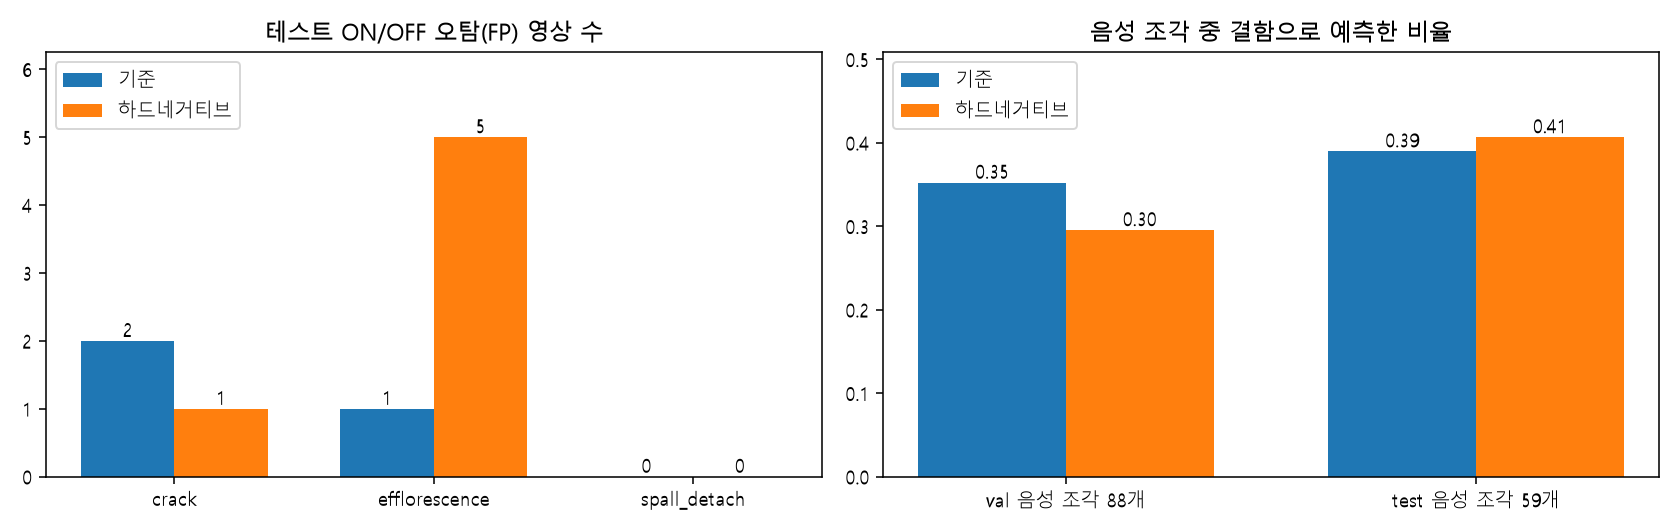

Recreate this plot in Python.
"""3주차 심화 ③ 평가: 하드네거티브를 넣고 다시 학습한 모델(runs/step3_hn)이 오탐을 줄였는가.

  python week3/adv_eval_run.py --run step3_hn --tag hn      # (먼저 — 본 실험과 같은 절차, 검증셋 임계값)
  python week3/adv3_hn_eval.py                               # → adv3_hn_eval.md · adv3_hn_eval.png
비교 대상은 기준 실험(seed 42, 같은 설정 · 같은 시드, 데이터만 다름)과 시드 3개 평균(⑤ — 시드 차이만으로 생기는 변동 폭 참고).
오탐 측정 ① 테스트 ON/OFF의 FP  ② 평가 전용 음성 조각(val · test 영상에서 라벨과 겹치지 않는 조각, 학습 · 선택에 안 씀)
  중 각 모델의 검증 임계값 이상 예측이 나온 조각 비율.
"""
import _use_venv  # noqa: F401  (반드시 첫 줄: Step 3 전용 가상환경으로 다시 실행)

import json
from pathlib import Path

import matplotlib.pyplot as plt
import numpy as np

from w3 import CLASS_LIST, IMGSZ, PRED_CONF, ROOT, SPLIT_ROOT, WEEK3, load_model, use_weights

NEG_EVAL = SPLIT_ROOT.parent / "crack-seg-neg-eval"


def neg_fp(run, thr):
    use_weights(ROOT / "runs" / run / "weights" / "best.pt", f"neg_{run}")
    model = load_model()
    out = {}
    for split in ("val", "test"):
        files = sorted((NEG_EVAL / split).glob("*.jpg"))
        hit = np.zeros(3, int)
        anyhit = 0
        for f in files:
            r = model.predict(str(f), imgsz=IMGSZ, conf=PRED_CONF, verbose=False)[0]
            on = set(int(c) for c, s in zip(r.boxes.cls.cpu().numpy(), r.boxes.conf.cpu().numpy())
                     if s >= thr[CLASS_LIST[int(c)]])
            for c in on:
                hit[c] += 1
            anyhit += bool(on)
        out[split] = {"n": len(files), "any": int(anyhit), **{n: int(hit[i]) for i, n in enumerate(CLASS_LIST)}}
    return out


def main():
    base = json.loads((WEEK3 / "adv_runs" / "seed42.json").read_text(encoding="utf-8"))
    hn = json.loads((WEEK3 / "adv_runs" / "hn.json").read_text(encoding="utf-8"))
    seeds = json.loads((WEEK3 / "adv5_seeds.json").read_text(encoding="utf-8")) if (WEEK3 / "adv5_seeds.json").exists() else {}
    neg = {"기준": neg_fp("step3", base["thresholds"]), "하드네거티브": neg_fp("step3_hn", hn["thresholds"])}

    L = ["# 심화 ③ 하드네거티브 추가 학습 결과", "",
         "- 기준: runs/step3 (seed 42) · 하드네거티브: runs/step3_hn (같은 설정 · seed 42, train에 배경 영상 54장 추가 — 마이닝 108장 중 사람이 검토해 남긴 15장 + 1주차 3건 = 18개 × 3, adv3_hn_curate.md)",
         "- 두 모델 모두 검증셋에서 임계값을 따로 고르고 테스트셋에 고정 적용", "",
         "| 지표 | 기준 | 하드네거티브 |" + (" 시드 3개 평균 ± SD (참고) |" if seeds else ""), "|---|---:|---:|" + ("---:|" if seeds else "")]

    def row(lab, a, b, key=None, dig=3):
        s = f" {seeds[key][0]:.{dig}f} ± {seeds[key][1]:.{dig}f} |" if seeds and key in seeds else (" - |" if seeds else "")
        L.append(f"| {lab} | {a:.{dig}f} | {b:.{dig}f} |" + s)

    row("best.pt epoch", base.get("best_epoch", 0), hn.get("best_epoch", 0), "best.pt epoch", 0)
    row("테스트 mask mAP50", base["seg_test"]["mask_mAP50"], hn["seg_test"]["mask_mAP50"], "테스트 mask mAP50")
    row("테스트 mask mAP50-95", base["seg_test"]["mask_mAP50-95"], hn["seg_test"]["mask_mAP50-95"], "테스트 mask mAP50-95")
    L.append("| 선택 임계값 (crack / efflo / spall) | " + " / ".join(f"{base['thresholds'][n]:g}" for n in CLASS_LIST) + " | "
             + " / ".join(f"{hn['thresholds'][n]:g}" for n in CLASS_LIST) + " |" + (" - |" if seeds else ""))
    for n in CLASS_LIST:
        L.append(f"| 테스트 {n} F1 (FP / FN) | {base['test'][n]['f1']:.3f} ({base['test'][n]['fp']} / {base['test'][n]['fn']}) | "
                 f"{hn['test'][n]['f1']:.3f} ({hn['test'][n]['fp']} / {hn['test'][n]['fn']}) |" + (" - |" if seeds else ""))
    row("테스트 macro F1", base["test_macro_f1"], hn["test_macro_f1"], "테스트 macro F1")
    L.append(f"| 테스트 FP 합 (세 클래스) | {sum(base['test'][n]['fp'] for n in CLASS_LIST)} | "
             f"{sum(hn['test'][n]['fp'] for n in CLASS_LIST)} |" + (" - |" if seeds else ""))
    L += ["", "## 평가 전용 음성 조각에서의 오탐 (결함 없는 조각인데 결함으로 예측한 비율)", "",
          "| 셋 | 조각 수 | 모델 | 하나라도 | crack | efflorescence | spall_detach |", "|---|---:|---|---:|---:|---:|---:|"]
    for split in ("val", "test"):
        for k in neg:
            d = neg[k][split]
            L.append(f"| {split} | {d['n']} | {k} | {d['any']} ({d['any'] / d['n']:.0%}) | " +
                     " | ".join(str(d[n]) for n in CLASS_LIST) + " |")
    (WEEK3 / "adv3_hn_eval.md").write_text("\n".join(L) + "\n", encoding="utf-8")
    (WEEK3 / "adv3_hn_eval.json").write_text(json.dumps(neg, indent=2, ensure_ascii=False), encoding="utf-8")
    print("\n".join(L))

    fig, ax = plt.subplots(1, 2, figsize=(12, 3.8))
    x = np.arange(3)
    for j, (k, r) in enumerate([("기준", base), ("하드네거티브", hn)]):
        b = ax[0].bar(x + (j - 0.5) * 0.36, [r["test"][n]["fp"] for n in CLASS_LIST], 0.36, label=k)
        ax[0].bar_label(b)
        tot = [neg[k][s]["any"] / neg[k][s]["n"] for s in ("val", "test")]
        b2 = ax[1].bar(np.arange(2) + (j - 0.5) * 0.36, tot, 0.36, label=k)
        ax[1].bar_label(b2, fmt="%.2f")
    ax[0].set_xticks(x)
    ax[0].set_xticklabels(CLASS_LIST)
    ax[0].set_title("테스트 ON/OFF 오탐(FP) 영상 수")
    ax[1].set_xticks(range(2))
    ax[1].set_xticklabels([f"val 음성 조각 {neg['기준']['val']['n']}개", f"test 음성 조각 {neg['기준']['test']['n']}개"])
    ax[1].set_title("음성 조각 중 결함으로 예측한 비율")
    for a in ax:
        a.margins(y=0.25)                    # 범례 · 막대 값 라벨이 막대와 겹치지 않게 위쪽 여유
        a.legend(loc="upper left")
    plt.tight_layout()
    plt.savefig(WEEK3 / "adv3_hn_eval.png", dpi=140)
    plt.close()


if __name__ == "__main__":
    main()
